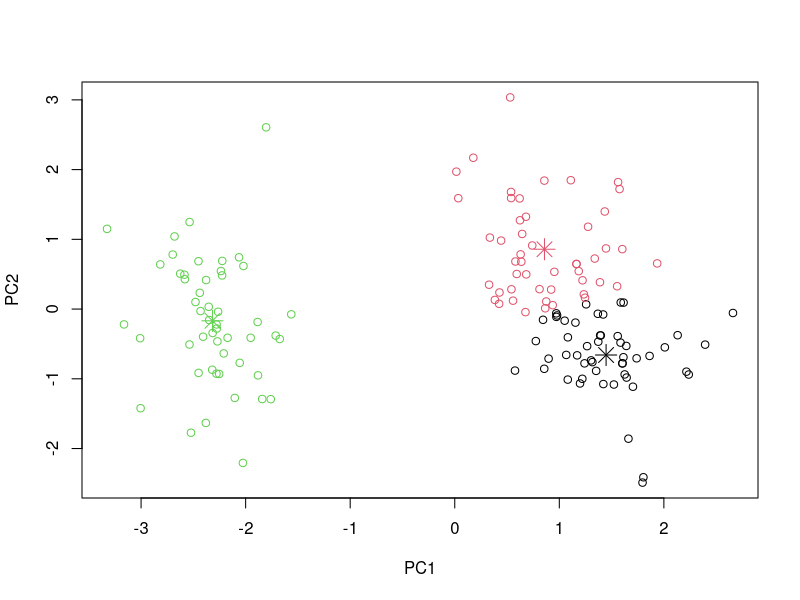

Write the R code that produced this figure.
iris.numeric <- iris[, 1:4];
iris.preproc <- scale(log(iris.numeric));
iris.pca <- prcomp(iris.preproc, retx=TRUE, center=TRUE, scale=TRUE);
iris.pca.data <- predict(iris.pca)

table <- data.frame(iris.pca.data[,1:2],iris[5])
iris.pca12 <- data.frame(iris.pca.data[,1:2])
iris.kmeans <- kmeans(iris.pca12, 3)
original <- iris[5]

table(iris$Species, iris.kmeans$cluster)

plot(iris.pca12, col = iris.kmeans$cluster)
points(iris.kmeans$centers, col = 1:3, pch = 8, cex = 2)
